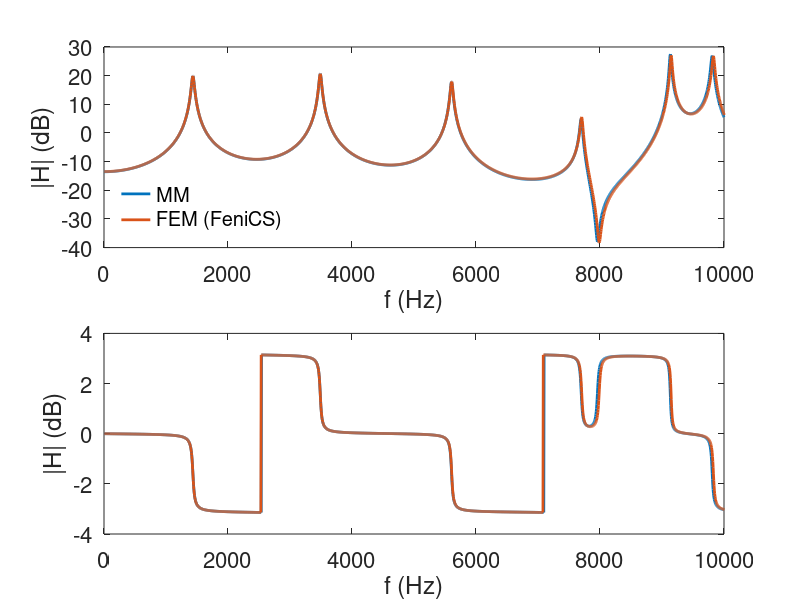

This chart was generated by the following MATLAB code:
load data_simple_cone.mat

fac = sqrt(pi)/2;
ftSize = 16;

figure
subplot(2,1,1)
plot(tfMM(:,1), 20*log10(fac*tfMM(:,2)), 'lineWidth', 2)
hold on
plot(tfFEM(:,1), 20*log10(tfFEM(:,2)), 'lineWidth', 2)

xlim([0 10000])
xlabel 'f (Hz)'
ylabel '|H| (dB)'

h = legend('MM', 'FEM (FeniCS)', 'location', 'southwest')
legend boxoff
set(h, 'fontSize', ftSize) 
set(gca, 'fontSize', ftSize)

subplot(2,1,2)
plot(tfMM(:,1), tfMM(:,3), 'lineWidth', 2)
hold on
plot(tfFEM(:,1), tfFEM(:,3), 'lineWidth', 2)

xlim([0 10000])
xlabel 'f (Hz)'
ylabel '|H| (dB)'

set(gca, 'fontSize', ftSize)
